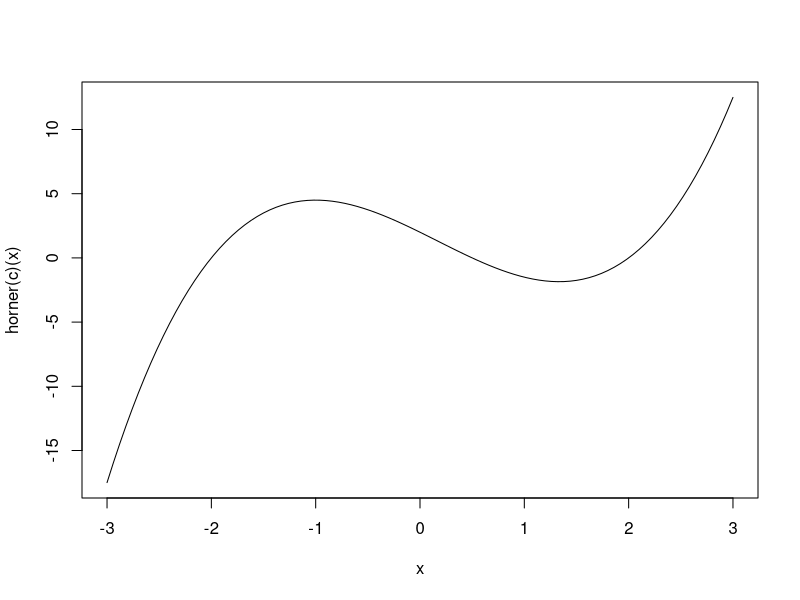
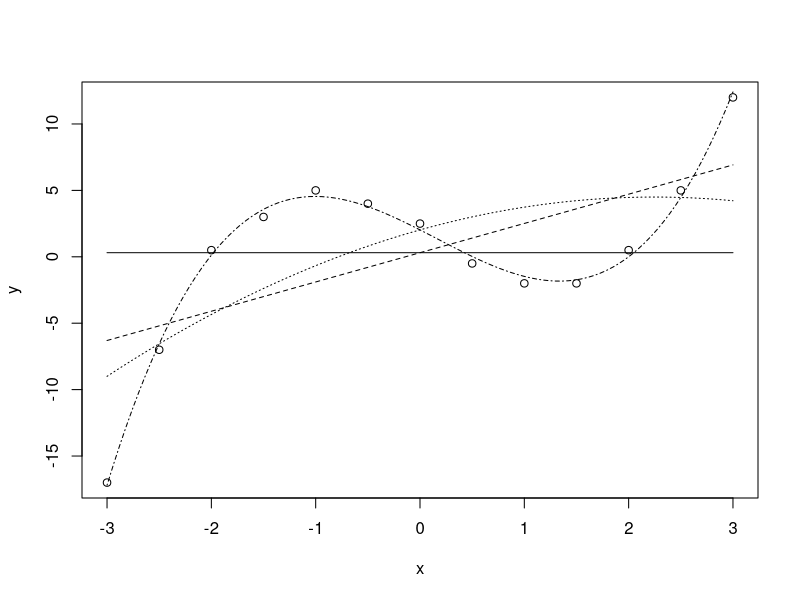

Reproduce these figures in R, in order.
## ---- chunk 1
knitr::opts_chunk$set(echo = TRUE)
## ---- chunk 2
horner <- function (coef)
function (x) {
s <- 0
for (i in seq(length(coef), 1, -1)){
s <- s * x + coef[i]
}
s
}
coef <- c(3,-2,1)
x <- 3
horner(coef)(x)
## ---- chunk 3
c <- c(2,-4,-1/2,1)
curve(horner(c)(x), from = -3, to = 3)
## ---- chunk 4
#horner function for evaluating polynomial
horner <- function (coef)
function (x) {
s <- 0
for (i in seq(length(coef), 1, -1)){
s <- s * x + coef[i]
}
s
}

#horner function for evaluating the derivative of polynomial
dhorner <- function(coef)
function(x){
s <- 0
for (i in seq(length(coef), 2, -1)){
  s <- s*x + (i-1)*coef[i]
  }
  s
}

#Newton's method for finding the roots of the polynomial
newton <- function(x){
  p <- x
  m <- p - horner(coef)(p)/dhorner(coef)(p)
  while (abs(p-m) > 1e-12) {
    p <- m
    m <- p - horner(coef)(p)/dhorner(coef)(p)
  }
  print(p)
}
coef <- c(2,-4,-1/2,1)
newton(-1.5)
newton(0)
newton(1.5)
## ---- chunk 5
legendre <- function(n){
  M <- matrix(0, nrow = n+1, ncol = n+1)
  M1 <- matrix(0, nrow = n+1, ncol = n+1)
  #When n = 0, M[1,1]=1
  M[1,1] <- 1
  M[2,1:2] <- c(0,1)
    for (i in 2:n) {
      M1 <- append(M[i,], values = 0, after = 0)
      M[i+1,] <- ((2*i + 1)*M1[-(n+2)] - (i-1)*M[i-1,])/i
    }
  return(M[n,])
}
legendre(4)
## ---- chunk 6
#creating a vandermonde matrix of predictors
T <- matrix(0,6,6)
x <- c(-3.0, -2.5, -2.0, -1.5, -1.0, -0.5, 0.0, 0.5, 1.0, 1.5, 2.0, 2.5, 3.0)
X <- outer(x, 0:4, FUN = "^")

#creating the tableau T
y <- c(-17.0, -7.0, 0.5, 3.0, 5.0, 4.0, 2.5, -0.5, -2.0, -2.0, 0.5, 5.0, 12.0)
T[1:5,1:5] <- crossprod(X,X)
T[1:5,6] <- crossprod(X,y)
T[6,1:5] <- crossprod(y,X)
T[6,6] <- crossprod(y,y)
T

## ---- chunk 7
SWEEP <- function(T, k){
  n <- nrow(T)
  D <- T[k,k]
  T[k,] <- T[k,]/D
  for (i in 1:n) {
    if (i != k){
      B <- T[i,k]
      T[i,] <- T[i,] - B*T[k,]
      T[i,k] <- (-1)*B/D
    }
  }
  T[k,k] <- 1/D
  return(T)
}

for (i in 1:5) {
  T <- SWEEP(T,i)
}
T
## ---- chunk 8
#Quick Check:
for (i in 1:5) {
SWEEP(SWEEP(T, i), i)
}
T
## ---- chunk 9
T <- matrix(0,6,6)
x <- c(-3.0, -2.5, -2.0, -1.5, -1.0, -0.5, 0.0, 0.5, 1.0, 1.5, 2.0, 2.5, 3.0)
X <- outer(x, 0:4, FUN = "^")

#creating the tableau T
y <- c(-17.0, -7.0, 0.5, 3.0, 5.0, 4.0, 2.5, -0.5, -2.0, -2.0, 0.5, 5.0, 12.0)
T[1:5,1:5] <- crossprod(X,X)
T[1:5,6] <- crossprod(X,y)
T[6,1:5] <- crossprod(y,X)
T[6,6] <- crossprod(y,y)
T
plot(x, y)
a <- seq(-3, 3, length.out = 100)
p <- ncol(T) - 1
for (k in 1:4) {
T <- SWEEP(T, k)
lines(a, horner(T[1:k, p + 1])(a), lty = k)
print(c(k, T[p + 1, p + 1]))
}
## ---- chunk 10
P <- matrix(c(4,5,3,1),2,2) 
Q <- matrix(c(3,5,4,7,2,1),2,3)
R <- matrix(c(1,8,6,4,3,2),3,2)
S <- matrix(c(1,3,4,2,5,6,1,9,5),3,3)

K <- rbind(cbind(P, Q), cbind(R,S))
solve(K)

#inverse Schur complement
S1 <- K[3:5,3:5] - K[3:5,1:2]%*%solve(K[1:2,1:2])%*%K[1:2,3:5]
solve(S1)

for (k in 1:2) {
  K <- SWEEP(K,k)
}
K

for (k in 3:5) {
 K <- SWEEP(K,k) 
}
K #The yy block of K is equal to the inverse Schur complement
